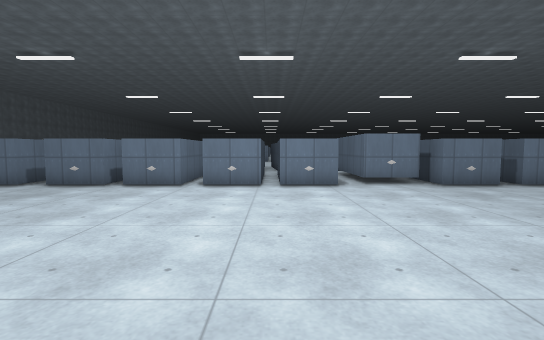
[1] (above)

24 first-person views from a walk through a 3-D level made in the Godot game engine. The camera is 1.3 m above the floor, tilts 4° down and sees 85° across. The floor is counted in squares, 1 m on a side. Each view is taken from the middle of a square. On the plan, view 1 faces up. The plan holds only what a view shows up to about 14 squares ahead; the rest is blank. The place goes on beyond the plan. Surface patterns are stand-ins for the level's own textures.

[2]
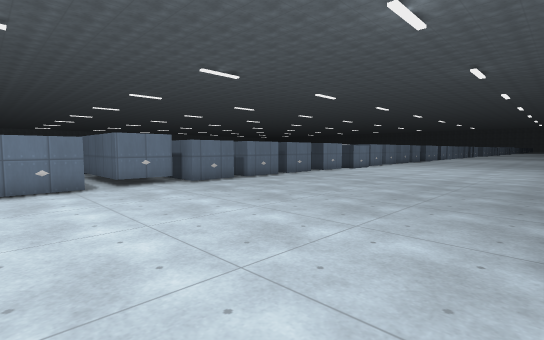

[3]
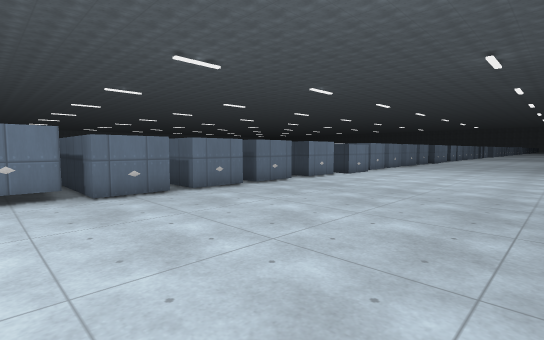

[4]
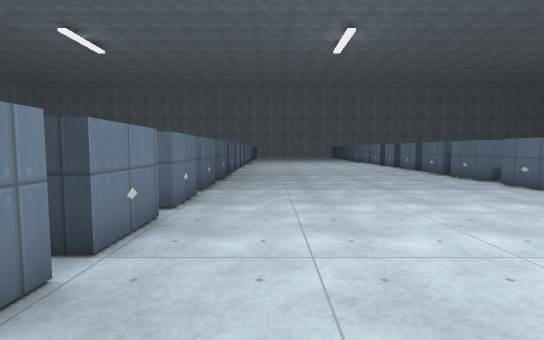

[5]
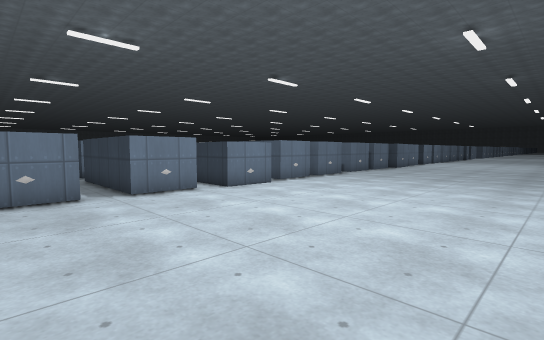

[6]
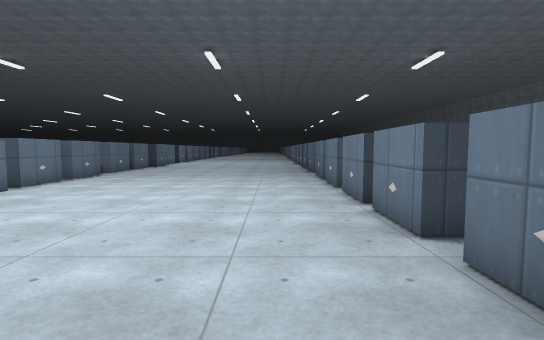

[7]
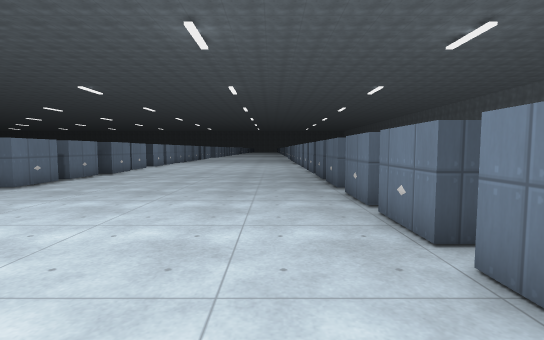

[8]
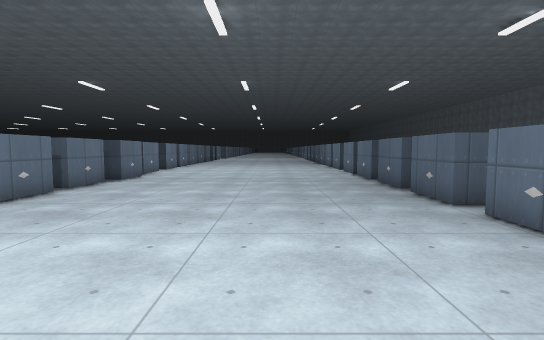

[9]
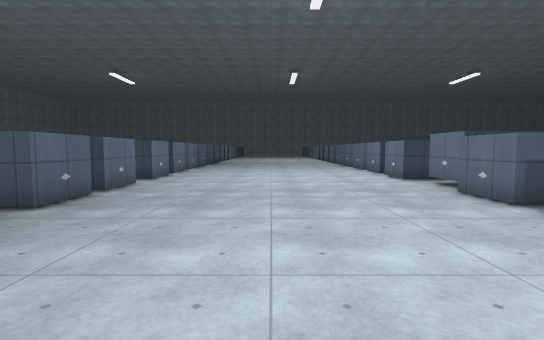

[10]
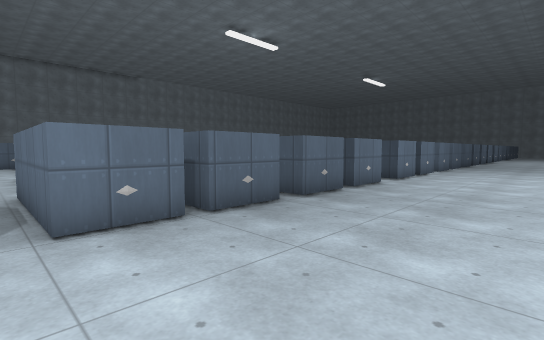

[11]
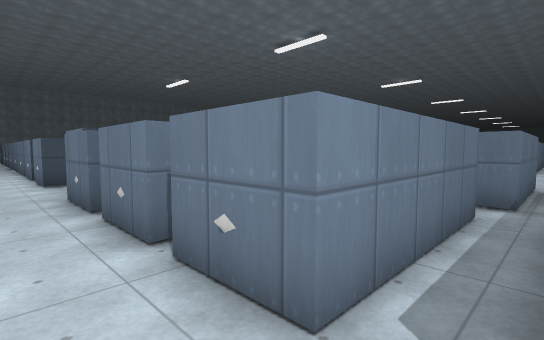

[12]
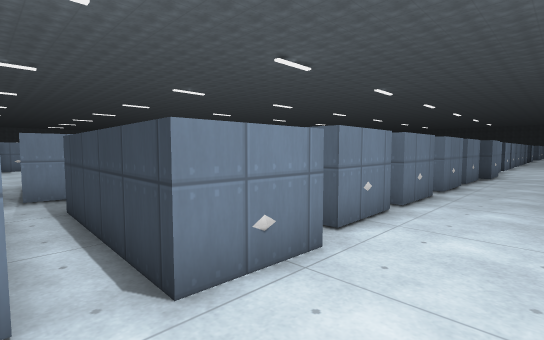

[13]
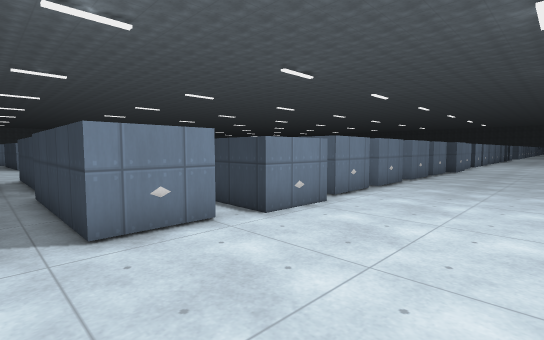

[14]
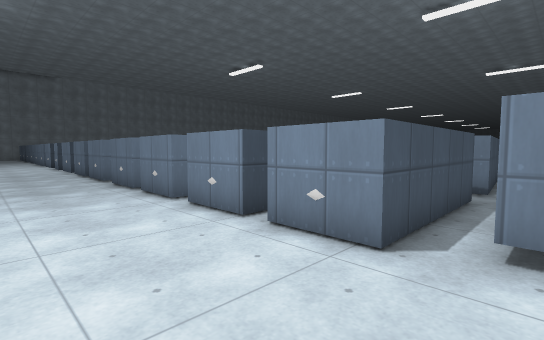

[15]
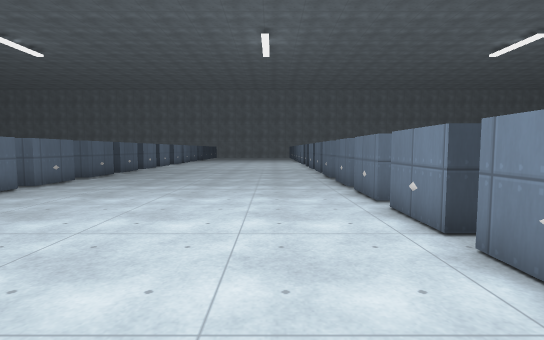

[16]
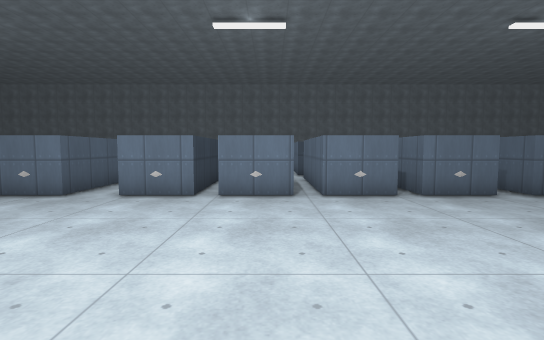

[17]
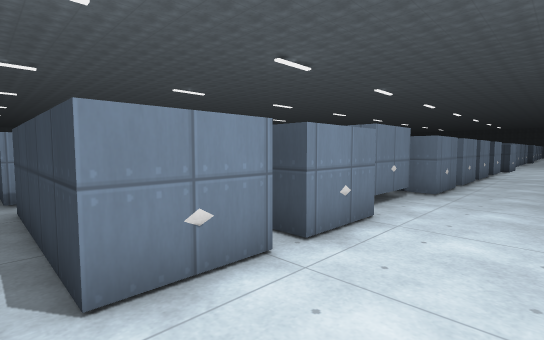

[18]
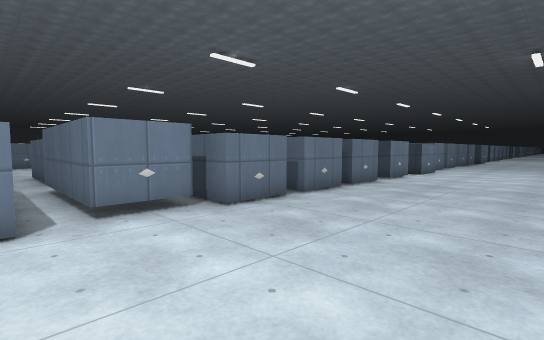

[19]
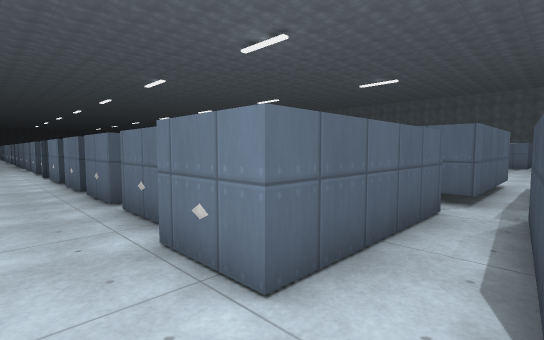

[20]
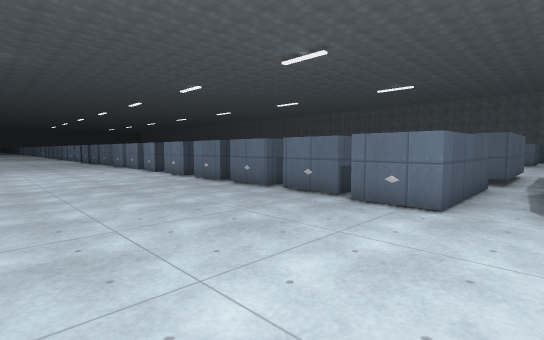

[21]
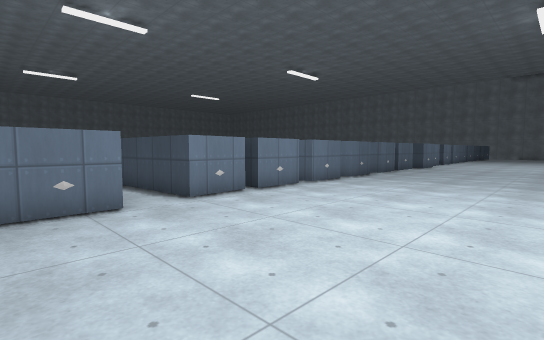

[22]
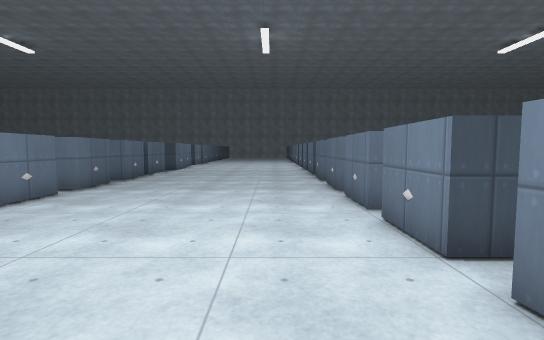

[23]
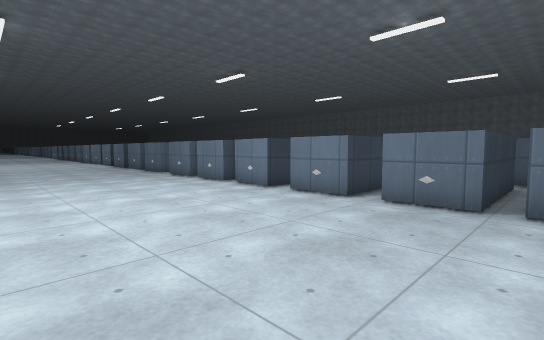

[24]
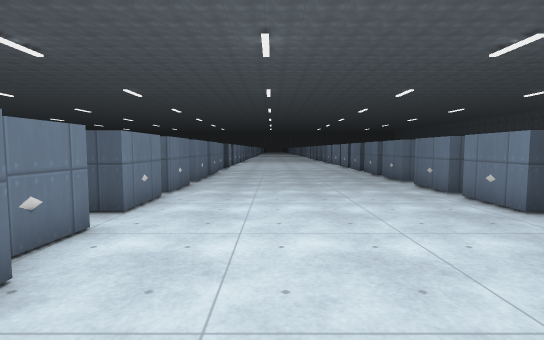

### Floor plan
Key: @ floor where view 1 was taken; . floor; C car.
Columns run from 11 left of view 1 to 34 right of it. Each row starts with its distance up from view 1.
 31           C.                    C
 30 CCCCCCCCCCC.C                CCCCCCCCCCCC
 29 .........................................
 28 .........................................
 27 .........................................
 26 .........................................
 25 .........................................
 24 .........................................
 23 .........................................
 22 CCCCCCCC.CCCCC.CCCCC.CC.CC.CCCCCCCCCC.CC.
 21   C  C C  C  C.C  C  C C CC  C  C  C  C
 20              C.C       C CC
 19              C.C       C CC
 18          C   C.C       C CC
 17         .C   C.C       C CC  CC
 16         ..   ..CC      . ..  .
 15          C   C.C       C CC  C
 14         CC   C.CCC       CC  C
 13         CC   C.CCC       CC  C
 12   C  C  CC C C.CCC  C    CC  C  C
 11 CCCCCCCCCCCCCC.CCCCCCCCCCCCCCC  CCCCCCCCCCCC
 10 ..............................CC............CC
  9 ..............................................
  8 ..............................................
  7 ..............................................
  6 ..............................................
  5 ..............................................
  4 ..............................................
  3 ..............................................
  2 ..............................................
  1 ..............................................
  0 CC.CC.CC.CC@CC.CCCCC.CC.CC.CCCCCCCCCC.CC.CC.CC
 -1   C  C C. CC C.C C  C  C CC     C     C
 -2      C C.  C  .C         C
 -3        C.  C   C         C
 -4        C.  C             C

Where each view was taken, in squares from view 1:
view 1: 0 up, 0 right, facing up
view 2: 0 up, 0 right, facing up-right
view 3: 2 up, 4 right, facing up-right
view 4: 2 up, 3 right, facing left
view 5: 2 up, 12 right, facing up-right
view 6: 2 up, 11 right, facing right
view 7: 2 up, 17 right, facing right
view 8: 4 up, 20 right, facing right
view 9: 5 up, 15 right, facing left
view 10: 5 up, 15 right, facing down-left
view 11: 9 up, 15 right, facing up-left
view 12: 8 up, 17 right, facing up-right
view 13: 6 up, 14 right, facing up-right
view 14: 7 up, 4 right, facing up-left
view 15: 8 up, 4 right, facing left
view 16: 8 up, 2 left, facing down
view 17: 8 up, 3 left, facing up-right
view 18: 5 up, 2 right, facing up-right
view 19: 24 up, 2 right, facing down-right
view 20: 29 up, 2 right, facing down-right
view 21: 29 up, 6 right, facing down-left
view 22: 28 up, 3 right, facing left
view 23: 29 up, 11 right, facing down-right
view 24: 27 up, 15 right, facing right
